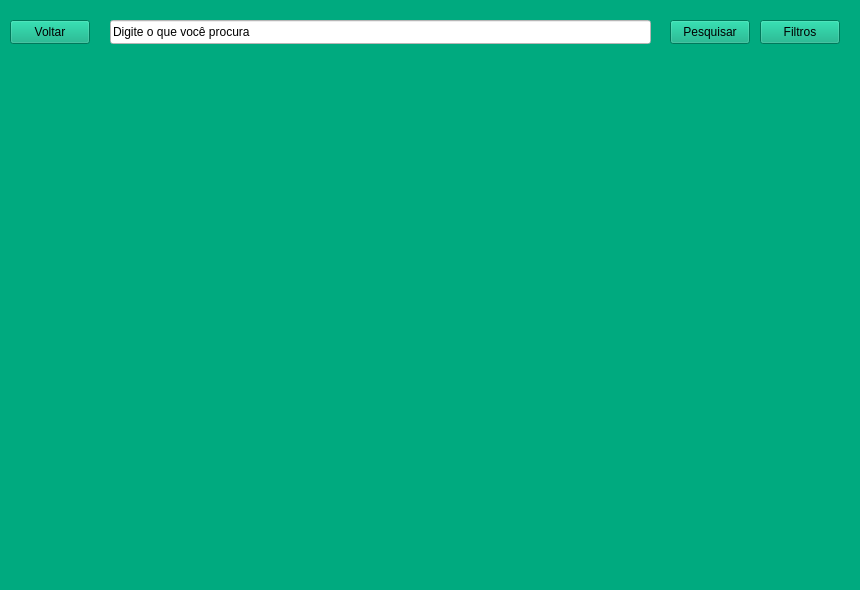
<?xml version="1.0" encoding="UTF-8"?>
<ui version="4.0">
 <class>search</class>
 <widget class="QWidget" name="search">
  <property name="geometry">
   <rect>
    <x>0</x>
    <y>0</y>
    <width>860</width>
    <height>590</height>
   </rect>
  </property>
  <property name="windowTitle">
   <string>Form</string>
  </property>
  <property name="styleSheet">
   <string notr="true">background-color: rgb(0, 170, 127);</string>
  </property>
  <widget class="QPushButton" name="pushButton">
   <property name="geometry">
    <rect>
     <x>670</x>
     <y>20</y>
     <width>80</width>
     <height>24</height>
    </rect>
   </property>
   <property name="styleSheet">
    <string notr="true">font: 700 9pt &quot;Segoe UI&quot;;</string>
   </property>
   <property name="text">
    <string>Pesquisar</string>
   </property>
  </widget>
  <widget class="QPushButton" name="pushButton_2">
   <property name="geometry">
    <rect>
     <x>760</x>
     <y>20</y>
     <width>80</width>
     <height>24</height>
    </rect>
   </property>
   <property name="styleSheet">
    <string notr="true">font: 700 9pt &quot;Segoe UI&quot;;</string>
   </property>
   <property name="text">
    <string>Filtros</string>
   </property>
  </widget>
  <widget class="QPushButton" name="pushButton_3">
   <property name="geometry">
    <rect>
     <x>10</x>
     <y>20</y>
     <width>80</width>
     <height>24</height>
    </rect>
   </property>
   <property name="styleSheet">
    <string notr="true">font: 700 9pt &quot;Segoe UI&quot;;</string>
   </property>
   <property name="text">
    <string>Voltar</string>
   </property>
  </widget>
  <widget class="QLineEdit" name="lineEdit">
   <property name="geometry">
    <rect>
     <x>110</x>
     <y>20</y>
     <width>541</width>
     <height>24</height>
    </rect>
   </property>
   <property name="styleSheet">
    <string notr="true">background-color: rgb(255, 255, 255);</string>
   </property>
   <property name="text">
    <string>Digite o que você procura</string>
   </property>
  </widget>
 </widget>
 <resources/>
 <connections/>
</ui>
